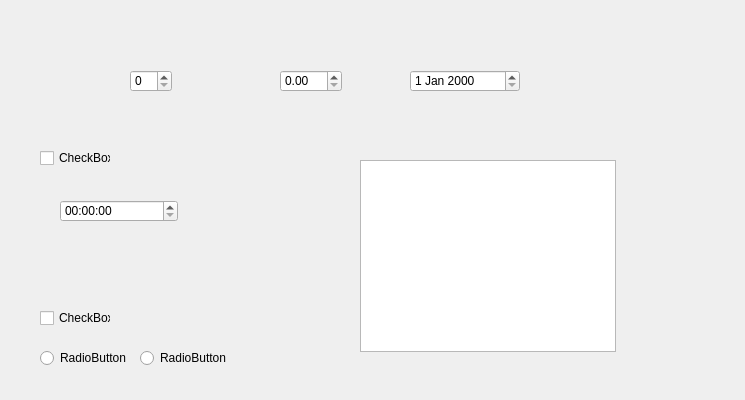
<?xml version="1.0" encoding="UTF-8"?>
<ui version="4.0">
 <class>QtWidgetsApplication2Class</class>
 <widget class="QWidget" name="QtWidgetsApplication2Class">
  <property name="geometry">
   <rect>
    <x>0</x>
    <y>0</y>
    <width>745</width>
    <height>400</height>
   </rect>
  </property>
  <property name="windowTitle">
   <string>QtWidgetsApplication2</string>
  </property>
  <widget class="QSpinBox" name="spinBox">
   <property name="geometry">
    <rect>
     <x>130</x>
     <y>70</y>
     <width>42</width>
     <height>22</height>
    </rect>
   </property>
  </widget>
  <widget class="QDoubleSpinBox" name="doubleSpinBox">
   <property name="geometry">
    <rect>
     <x>280</x>
     <y>70</y>
     <width>62</width>
     <height>22</height>
    </rect>
   </property>
  </widget>
  <widget class="QDateEdit" name="dateEdit">
   <property name="geometry">
    <rect>
     <x>410</x>
     <y>70</y>
     <width>110</width>
     <height>22</height>
    </rect>
   </property>
  </widget>
  <widget class="QTimeEdit" name="timeEdit">
   <property name="geometry">
    <rect>
     <x>60</x>
     <y>200</y>
     <width>118</width>
     <height>22</height>
    </rect>
   </property>
  </widget>
  <widget class="QCheckBox" name="checkBox">
   <property name="geometry">
    <rect>
     <x>40</x>
     <y>150</y>
     <width>71</width>
     <height>16</height>
    </rect>
   </property>
   <property name="text">
    <string>CheckBox</string>
   </property>
  </widget>
  <widget class="QTreeView" name="treeView">
   <property name="geometry">
    <rect>
     <x>360</x>
     <y>160</y>
     <width>256</width>
     <height>192</height>
    </rect>
   </property>
  </widget>
  <widget class="QRadioButton" name="radioButton">
   <property name="geometry">
    <rect>
     <x>40</x>
     <y>350</y>
     <width>89</width>
     <height>16</height>
    </rect>
   </property>
   <property name="text">
    <string>RadioButton</string>
   </property>
  </widget>
  <widget class="QCheckBox" name="checkBox_2">
   <property name="geometry">
    <rect>
     <x>40</x>
     <y>310</y>
     <width>71</width>
     <height>16</height>
    </rect>
   </property>
   <property name="text">
    <string>CheckBox</string>
   </property>
  </widget>
  <widget class="QRadioButton" name="radioButton_2">
   <property name="geometry">
    <rect>
     <x>140</x>
     <y>350</y>
     <width>89</width>
     <height>16</height>
    </rect>
   </property>
   <property name="text">
    <string>RadioButton</string>
   </property>
  </widget>
 </widget>
 <layoutdefault spacing="6" margin="11"/>
 <resources>
  <include location="QtWidgetsApplication2.qrc"/>
 </resources>
 <connections/>
</ui>
